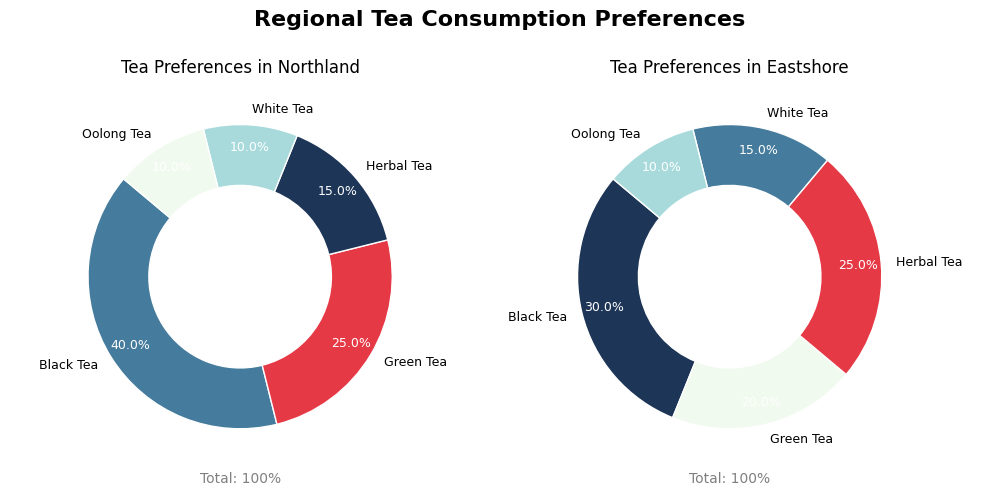

Write the Python code that produced this figure.
import matplotlib.pyplot as plt
import numpy as np

regions = ["Northland", "Eastshore"]
tea_types = ["Black Tea", "Green Tea", "Herbal Tea", "White Tea", "Oolong Tea"]
northland_consumption = [40, 25, 15, 10, 10]
eastshore_consumption = [30, 20, 25, 15, 10]

consumption_data = [northland_consumption, eastshore_consumption]

colors = ['#e63946', '#a8dadc', '#1d3557', '#f1faee', '#457b9d']

fig, ax = plt.subplots(1, 2, figsize=(10, 5), subplot_kw=dict(aspect="equal"))
ax = ax.flatten()

shuffled_colors = [
    ['#457b9d', '#e63946', '#1d3557', '#a8dadc', '#f1faee'],
    ['#1d3557', '#f1faee', '#e63946', '#457b9d', '#a8dadc']
]

for i, data in enumerate(consumption_data):
    wedges, texts, autotexts = ax[i].pie(
        data, colors=shuffled_colors[i], wedgeprops=dict(width=0.4, edgecolor='w'), startangle=140,
        labels=tea_types, autopct='%1.1f%%', pctdistance=0.85, textprops=dict(color="w", fontsize=9)
    )
    for text in texts:
        text.set_color('black')
    ax[i].set_title(f'Tea Preferences in {regions[i]}', fontsize=12, pad=10)
    ax[i].set_xlabel(f'Total: {sum(data)}%', fontsize=10, color='gray')

plt.suptitle("Regional Tea Consumption Preferences", fontsize=16, fontweight='bold', y=0.98)

plt.tight_layout(rect=[0, 0.03, 1, 0.95])
plt.show()
